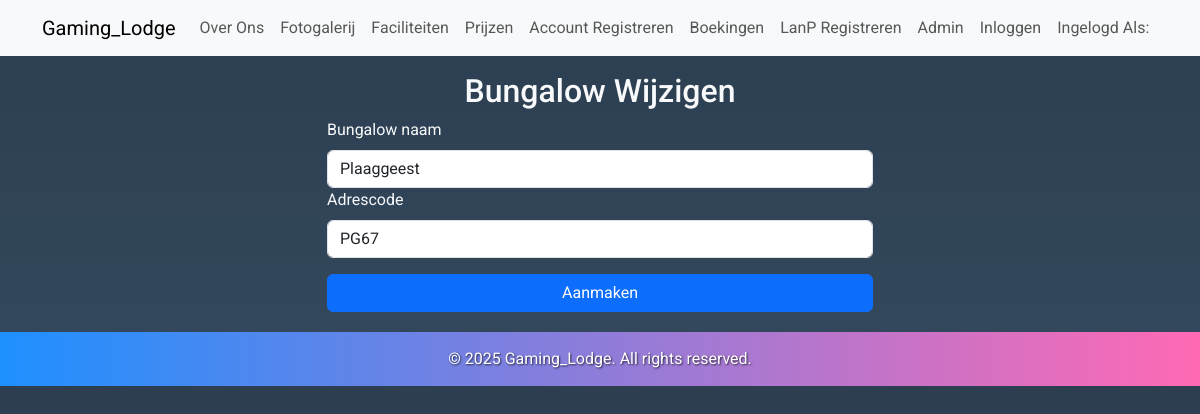
Page /bungalow/update/3 on the earlier database version.
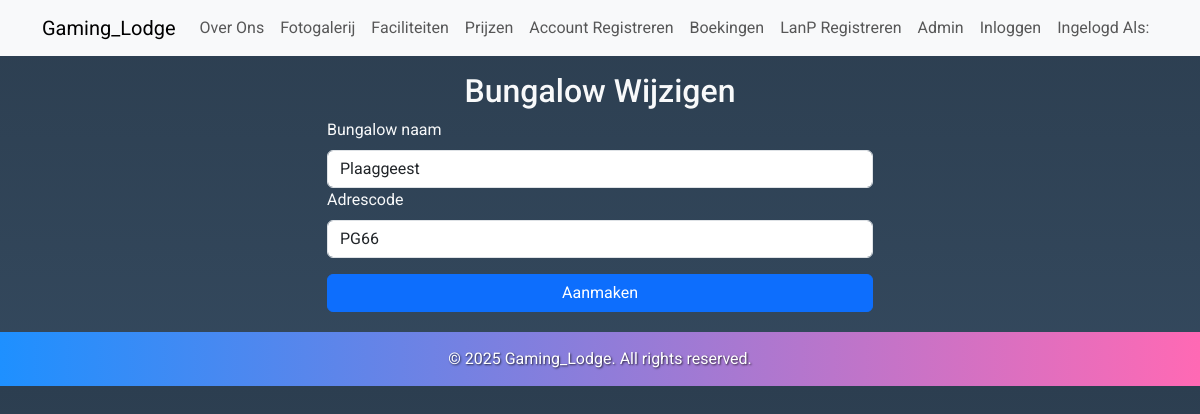
Same page on the later database version.
### dbmodel.py (models this page shows)
class BungalowTabel(db.Model):
    id = db.Column(db.Integer, primary_key=True)
    bnaam = db.Column(db.String(80), nullable=False)
    adrescode = db.Column(db.String(80), nullable=False)

### routes.py (the view, shortened to what this page needs)
@app.route('/bungalow/update/<int:id>', methods=['GET', 'POST'])
def update_bungalow(id):
    bungalow = BungalowTabel.query.get_or_404(id)
    form = BungalowFormulier(obj=bungalow)
    print(bungalow)
    return render_template('/bungalow/aanmaken.html', form=form, actie='Wijzigen')

### Formulieren.py
class BungalowFormulier(FlaskForm):
    bnaam = StringField('Bungalow naam', validators=[DataRequired()])
    adrescode = StringField('Adrescode', validators=[DataRequired()])
    submit = SubmitField('Aanmaken')

### app.py (called while the page is built)
@app.before_request
def create_tables():
    db.create_all()

### templates/bungalow/aanmaken.html (shortened to what this page needs)
{% extends "base.html" %}
{% block content %}
<div class="row justify-content-center">
  <div class="col-md-6">
    <h2 class="text-center">Bungalow {{ actie if actie else "Toevoegen" }}</h2>
    <form method="POST" action="">
      <div class="form-group">
        {{ form.bnaam.label(class="form-label") }}
        {{ form.bnaam(class="form-control") }}
      </div>
      <div class="form-group">
        {{ form.adrescode.label(class="form-label") }}
        {{ form.adrescode(class="form-control") }}
      </div>
      <div class="form-group mt-3">
        {{ form.submit(class="btn btn-primary w-100") }}
      </div>
    </form>
  </div>
</div>
{% endblock %}

Differences in the rows shown:
changed BungalowTabel "Plaaggeest": adrescode "PG67" → "PG66"
